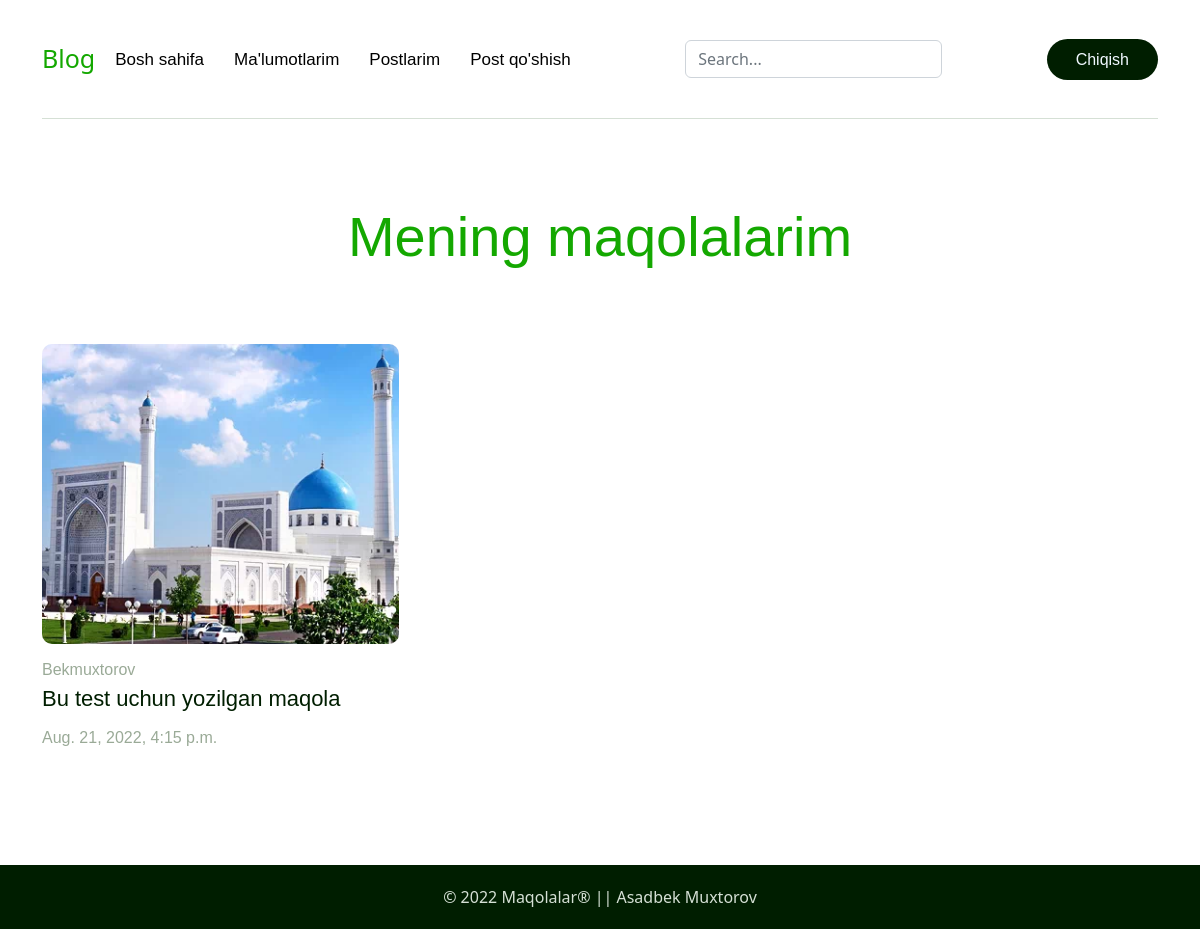
/mening_maqolalarim/ (signed in), run on an earlier commit of the app's database.
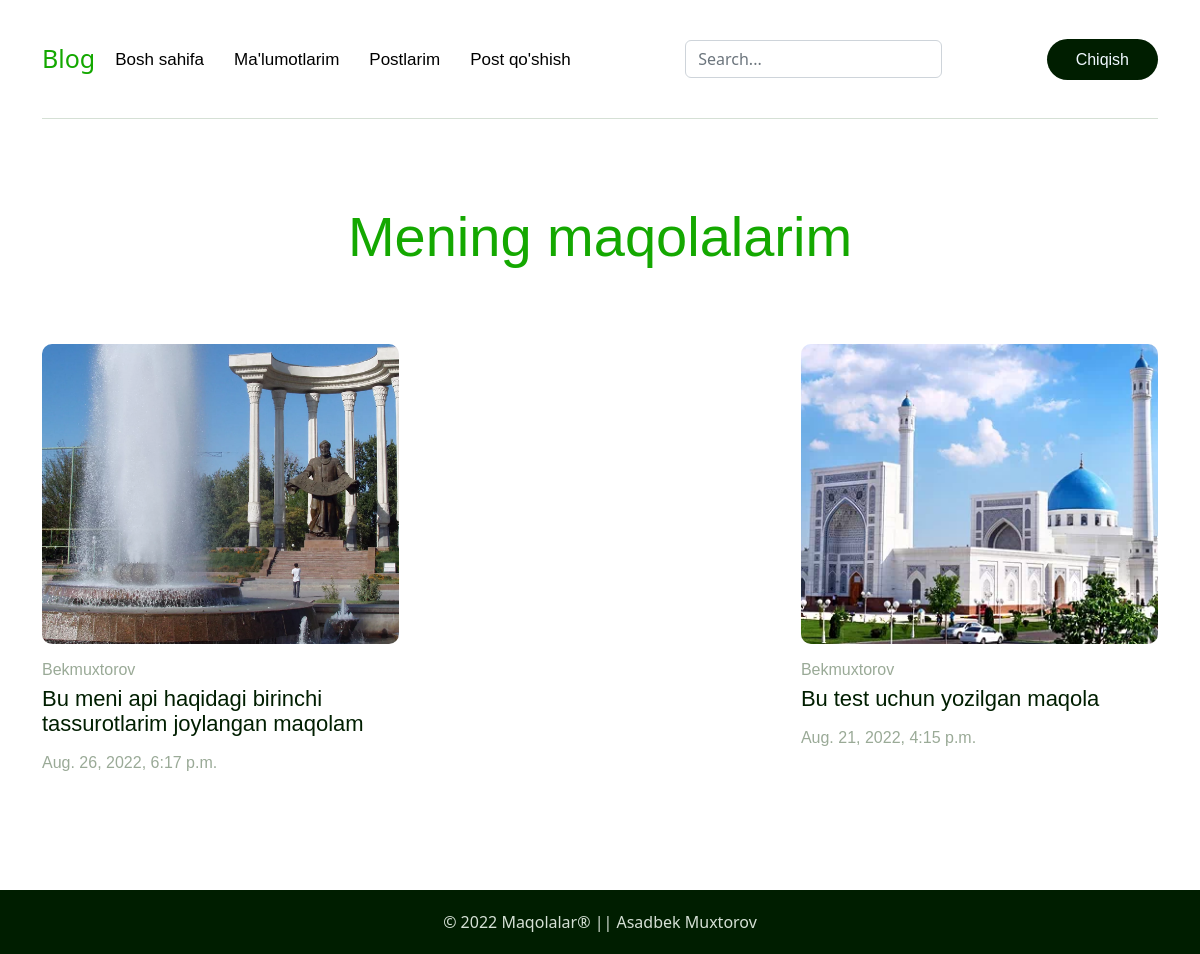
And on a later commit of the database.
### articles/models.py (models this page shows, shortened)
class Articles(models.Model):
    regions = Const.regions
    categories = Const.categories
    title = models.CharField(max_length=128, verbose_name='Sarlavha')
    image = models.ImageField()
    author = models.ForeignKey(
        get_user_model(),
        on_delete=models.CASCADE,
    )
    category = models.CharField(
        max_length=35,
        choices=categories,
        default=1
    )
    region = models.CharField(
        max_length=35,
        choices=regions,
        default=14
    )
    date = models.DateTimeField(auto_now_add=True)
    body = RichTextField(verbose_name="Maqola matni:")
    blog_view = models.IntegerField(default=0)

### accounts/models.py (models this page shows, shortened)
class CustomUser(AbstractUser):
    regions = [
        ('1', 'Andijon viloyati'),
        ('2', 'Buxoro viloyati'),
        ('3', 'Farg\'ona viloyati'),
        ('4', 'Jizzax viloyati'),
        ('5', 'Xorazm viloyati'),
        ('6', 'Namangan viloyati'),
        ('7', 'Navoiy viloyati'),
        ('8', 'Qashqadaryo'),
        ('9', 'Qoraqalpog\'iston Respublikasi'),
        ('10', 'Samarqand viloyati'),
        ('11', 'Sirdaryo viloyati'),
        ('12', 'Surxondaryo'),
        ('13', 'Toshkent viloyati'),
        ('14', 'Toshkent shahri')
    ]
    region = models.CharField(
        max_length=35,
        choices=regions,
        default='14'
    )

### articles/views.py (the view)
# urls.py: path('mening_maqolalarim/', views.user_profile, name="my_articles"),
def user_profile(request):
    skills = Articles.objects.filter(author__username = request.user)[::-1]
    return render(request, "my_articles.html", {'skills' : skills})

### templates/my_articles.html (shortened to what this page needs)
{% extends "base.html" %}
{% load static %}
{% block link %}{% static 'css/forms.css' %}
{% endblock link %}
{% block content %}
<div class="container">
    <div class="section-title">
        <h1>
            Mening maqolalarim
        </h1>
    </div>
    <ul class="blog-items">
        {% for skill in skills %}
        <li class="articel-item blog-item">
            <a href=" {% url 'article_detail' pk=skill.pk %} ">
                <div class="articel-img">
                    <img src="{{ skill.image.url }}" alt="">
                </div>
                <div class="articel-content">
                    <p class="bg-author">
                        {{ user.username |title }}
                    </p>
                    <p class="bg-title"> {{ skill.title }} </p>
                    <p class="bg-date">
                        {{ skill.date }}
                    </p>
                </div>
            </a>
        </li>
        {% endfor %}
    </ul>
</div>
{% endblock content %}

What changed in the data, as far as the page shows it:
added Articles: image (picture), {{ user.username |title }} "Bekmuxtorov", title "Bu meni api haqidagi birinchi tassurotlarim joylangan maqolam", date "Aug. 26, 2022, 6:17 p.m."
